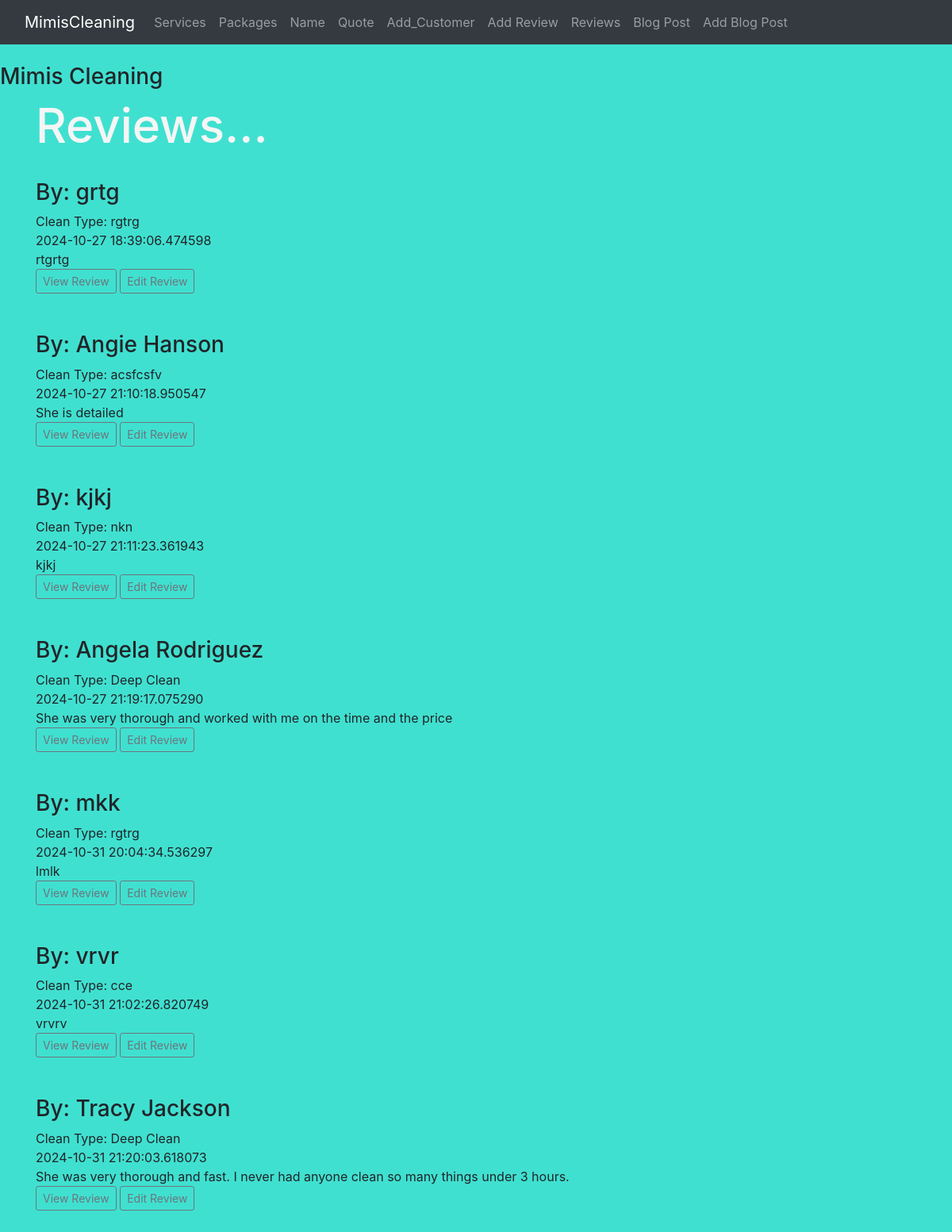
The app's page /reviews, older data.
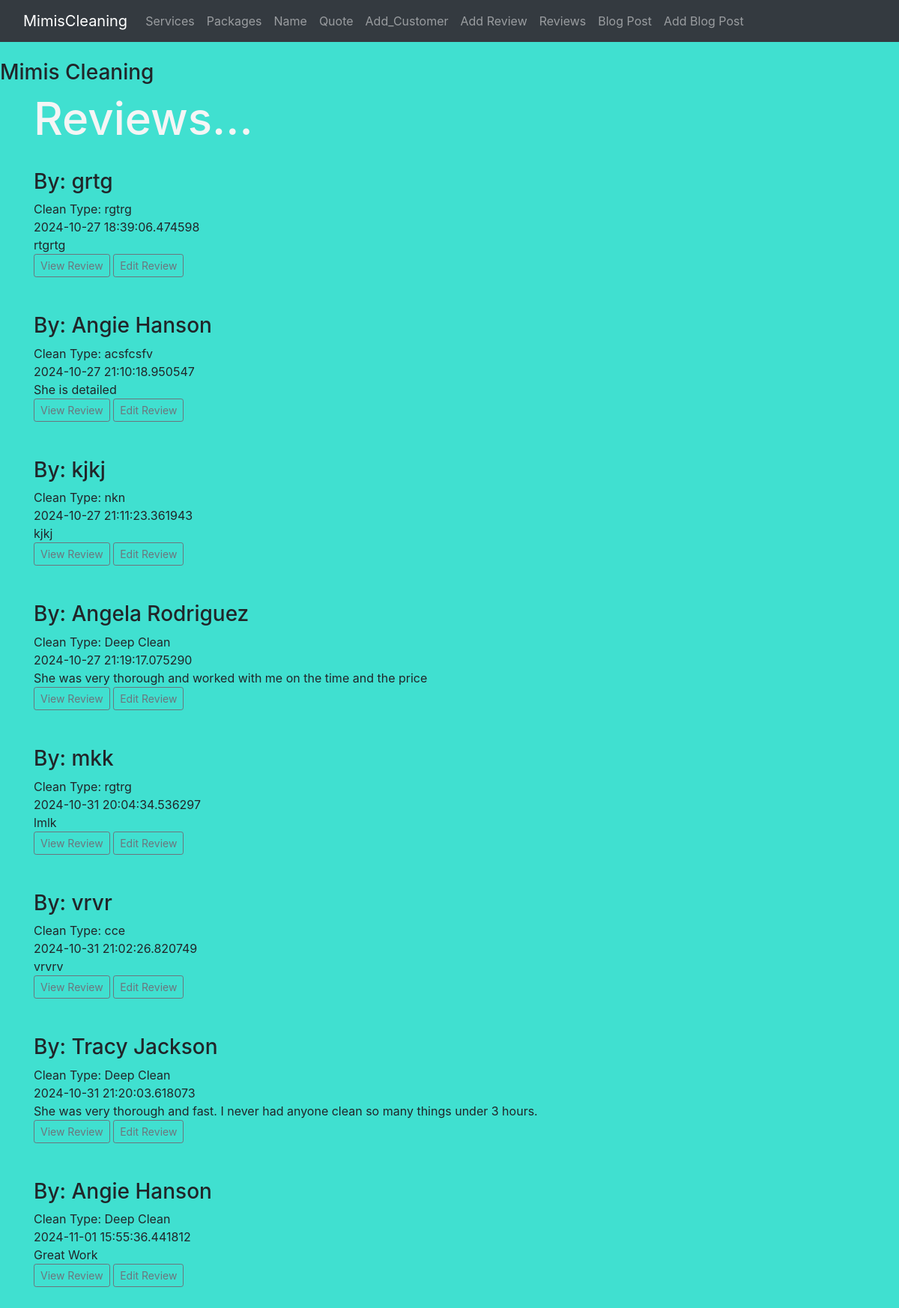
The same page, newer data.
### hello.py (models this page shows)
class Reviews(db.Model):
    id = db.Column(db.Integer, primary_key=True)
    cleantype = db.Column(db.String(250))
    content = db.Column(db.Text)
    author = db.Column(db.String(255))
    date_posted = db.Column(db.DateTime, default=datetime.datetime.utcnow)

### hello.py (the view)
@app.route('/reviews')
def reviews():
    reviews = Reviews.query.order_by(Reviews.date_posted)
    return render_template("reviews.html", reviews=reviews)

### templates/reviews.html (shortened to what this page needs)
{% extends "base.html" %} {% block content %}
    <h1>Reviews...</h1>
{% for review in reviews %}
<div>
    <h3>By: {{review.author }}</h3>
    <medium>Clean Type: {{review.cleantype }}<br/>
    {{ review.date_posted }}</medium>
    <br/>
    {{review.content }}
    <br/>
    <a href="{{url_for('review',
    id=review.id) }}" class="btn
    btn-outline-secondary btn-sm">View Review</a>
    <a href="{{url_for('edit_review',id=review.id)}}" class="btn
    btn-outline-secondary btn-sm">Edit Review</a>
    <br/><br/>
</div>
{% endfor %}
{% endblock %}

### templates/base.html (shortened to what this page needs)
<!DOCTYPE html>
<html>
  <head>
    <link
      rel="stylesheet"
      href="https://cdn.jsdelivr.net/npm/bootstrap@4.3.1/dist/css/bootstrap.min.css"
    />
    <link
      href="{{url_for('static', filename='css/style.css')}}"
      rel="stylesheet"
    />
  </head>
  <body>
    {% include 'navbar.html'%}
    <br />
    <h3>Mimis Cleaning</h3>
    <div class="container">{% block content %} {% endblock %}</div>
  </body>
</html>

### templates/navbar.html (shortened to what this page needs)
<nav class="navbar navbar-expand-lg navbar-dark bg-dark">
  <div class="container-fluid">
    <a class="navbar-brand" href="{{url_for('index')}}">MimisCleaning</a>
    <div class="collapse navbar-collapse" id="navbarNav">
      <ul class="navbar-nav">
        <li class="nav-item">
          <a class="nav-link" href="{{url_for('services')}}">Services</a>
        </li>
        <li class="nav-item">
          <a class="nav-link" href="{{url_for('packages')}}">Packages</a>
        </li>
        <li class="nav-item">
          <a class="nav-link" href="{{url_for('name')}}">Name</a>
        </li>
        <li class="nav-item">
          <a class="nav-link">Quote</a>
        </li>
        <li class="nav-item">
          <a class="nav-link" href="{{url_for('add_customer')}}"
            >Add_Customer</a
          >
        </li>
        <li class="nav-item">
          <a class="nav-link" href="{{url_for('add_review')}}">Add Review</a>
        </li>
        <li class="nav-item">
          <a class="nav-link" href="{{url_for('reviews')}}">Reviews</a>
        </li>
        <li class="nav-item">
          <a class="nav-link" href="{{url_for('posts')}}">Blog Post</a>
        </li>
        <li class="nav-item">
          <a class="nav-link" href="{{url_for('add_post')}}">Add Blog Post</a>
        </li>
      </ul>
    </div>
  </div>
</nav>

### static/css/style.css (style rules this page uses)
h1 { color: whitesmoke; font-size: 60px; }
body { background: turquoise; }

Row changes from the older to the newer data that the page shows:
added Reviews: author "Angie Hanson", cleantype "Deep Clean", date_posted "2024-11-01 15:55:36.441812", content "Great Work"
